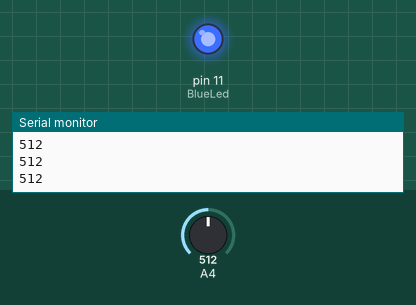
Simulated run of this sketch. Board: Arduino Uno, built with avr-gcc and run on an emulated ATmega328P. On the bench: output pins drawn as LEDs (lit = HIGH), the last lines printed to the serial monitor. The inputs (shaded band) are chosen by the test bench; at power-on: A4 = 512.

Above: at 1.3 s.
1.4 s: A4 set to 486
At 2.3 s:
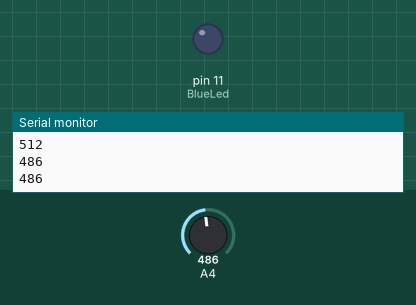
3.0 s: A4 set to 510
At 3.5 s:
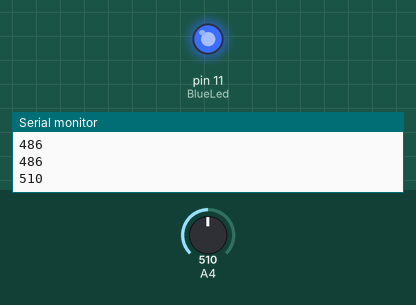
4.5 s: A4 set to 490
At 5.8 s:
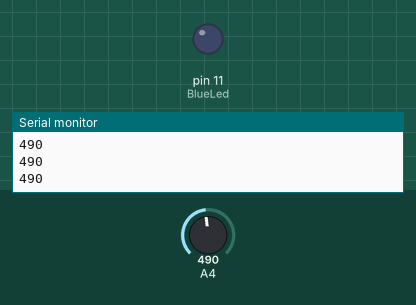
Timing chart, 0 to 7.5 s (numbered marks = the images above; inputs shaded):
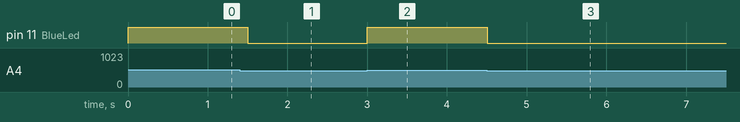

The sketch:

Lab8_1_CDS_LED.ino
```cpp
#define BlueLed   11

void setup() {
  digitalWrite(A4, HIGH);  // 開啟 A4 內建上拉電阻
  pinMode(BlueLed,OUTPUT) ;
  Serial.begin(9600);  // 初始化序列埠監控視窗的傳輸速度 9600bps
}

void loop() {    // 讀取類比輸入接腳 A4 的電壓，回傳介於 0~1023 數值

int val = analogRead(A4);
Serial.println(val);  // 將變數val的值顯示到序列埠監控視窗

if(val > 500)
   digitalWrite(BlueLed,HIGH) ; //Turn on Led
else
   digitalWrite(BlueLed,LOW) ; // Turn off Led

delay(500);          // 程式暫停500毫秒 (相當於0.5秒鐘)
}
```

Measured:
- the behaviour switches between 501 and 500 on A4 (found by bisection; images 0 and 1)
- after the input at 1.4 s, pin 11 (BlueLed): HIGH → LOW after 0.10 s
- after the input at 3.0 s, pin 11 (BlueLed): LOW → HIGH at once
- after the input at 4.5 s, pin 11 (BlueLed): HIGH → LOW at once
